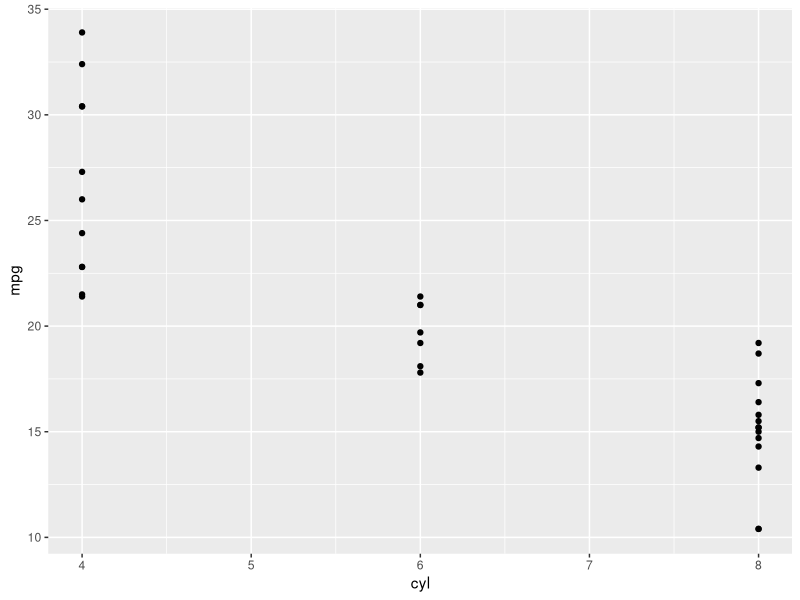
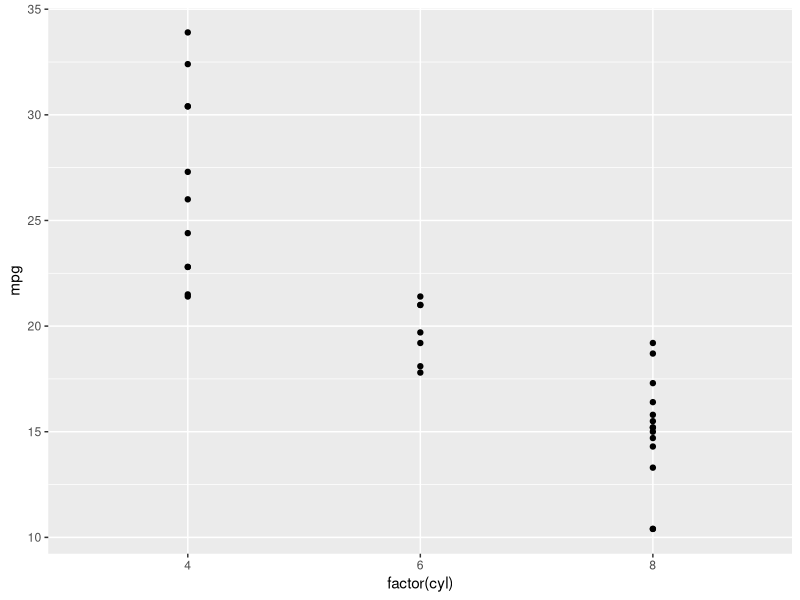
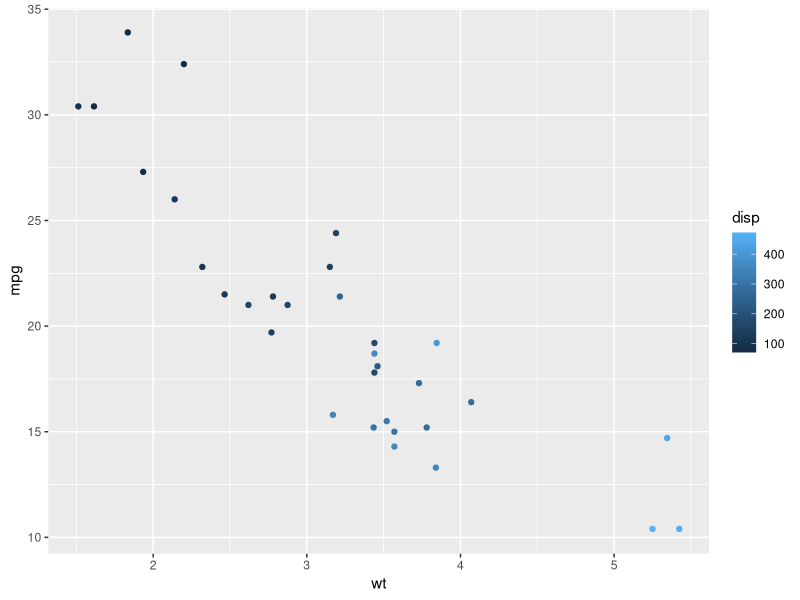
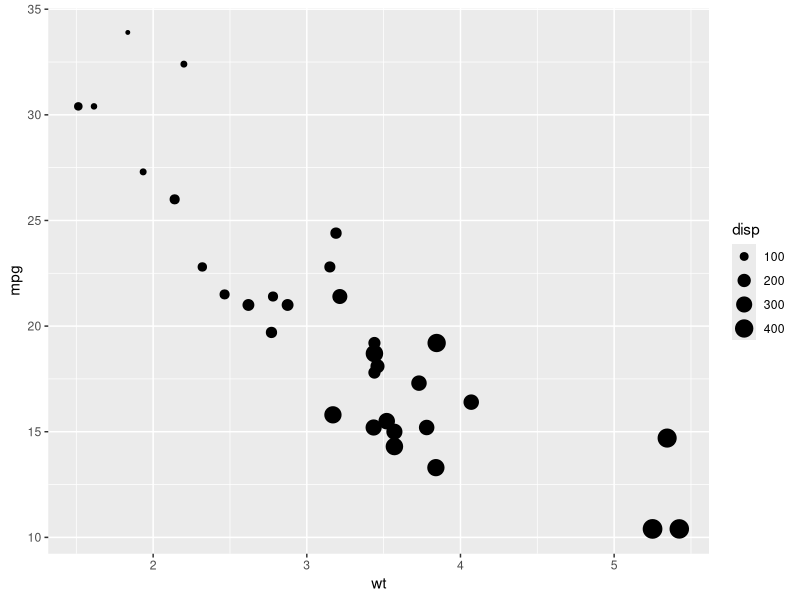
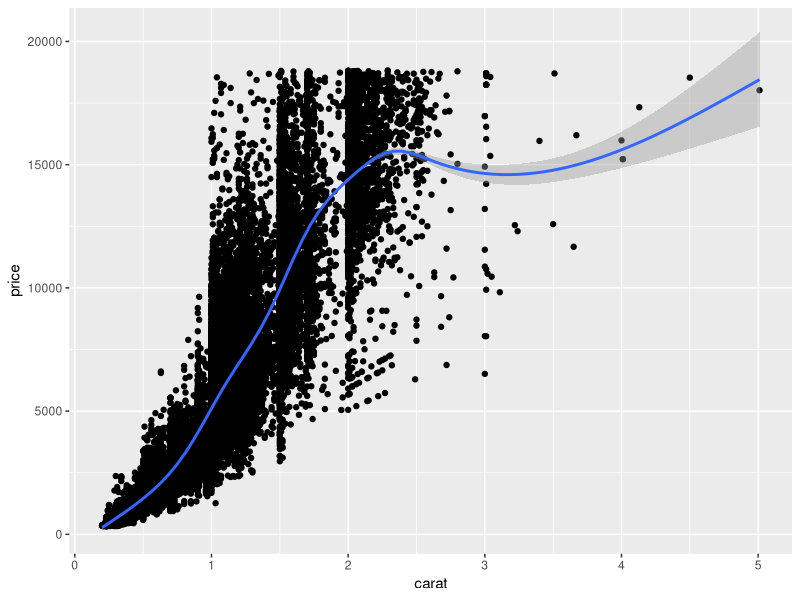
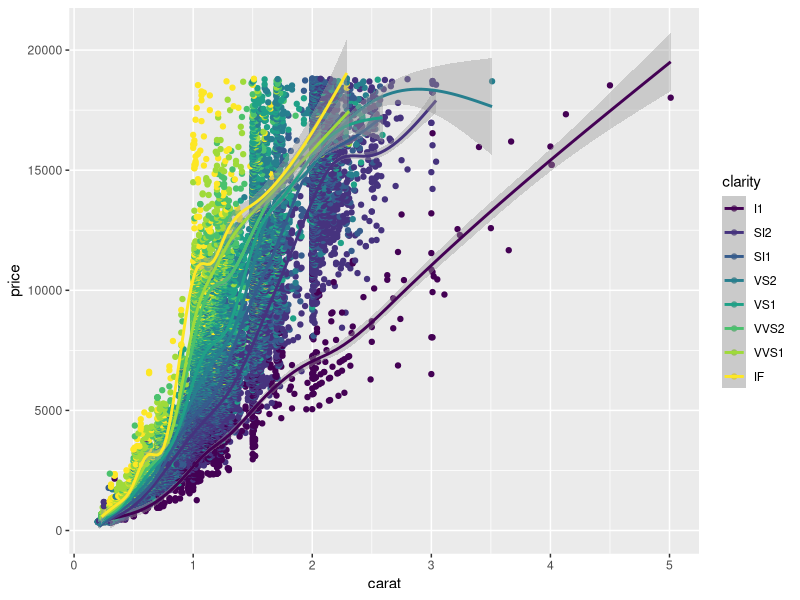

Source code (R) for these figures, in order: (Note: this script raises an error after producing the figures.)
library(ggplot2)

#datasets to practice with
#mtcars
#diamonds

# how to make simple plots with ggplot2

# grammer of graphics

# data              # dataset being plotted
# aesthetics        # Scale to which to map the data
# geometries        # Visual elements of the data
# facets
# statistics
# co-ordinates
# themes

# geom layer functionalities
# geom_point()
# geom_smooth()     # just adds a smooth line on top of the points
  # alpha = 0.4     # makes it 40% transparent


# aesthetic layer functionalities
# factor
# color   # note if you use color and lines, the lines split up based on the color
# size
# shape # havent tested yet

# data frame, axis and what type of chart you want
ggplot(mtcars, aes(x=cyl, y=mpg)) + geom_point()

# treat one set of variables as factors ( only that factor level is shown, not treated as number)

ggplot(mtcars, aes(x=factor(cyl), y=mpg)) + geom_point()

# generate color and size of the points based on another variable

ggplot(mtcars, aes(x=wt,y=mpg,color=disp)) + geom_point()

ggplot(mtcars,aes(x=wt,y=mpg, size=disp)) + geom_point()

# shape of the points only makes sense with categorical data

#using geom_smooth

ggplot(diamonds, aes(x=carat, y=price)) + 
  geom_point() + 
  geom_smooth()
  # one thing to note is as soon as you add by color and line, the lines get split by the color

ggplot(diamonds, aes(x = carat, y = price, color = clarity)) +
  geom_point() +
  geom_smooth()
  
  # alpha option inside the geom_point makes it 40% transparent
ggplot(diamonds, aes(x = carat, y = price, color = clarity)) +
  geom_point(alpha=0.4) +

# assigning and plotting in multiple steps

dia_plot <- ggplot(diamonds, aes(x = carat, y = price))

dia_plot <- dia_plot + geom_point(alpha=0.2)

  # if you dont want error shading, enabled by deafult it can be achieved by setting the se = FALSE
dia_plot <- dia_plot + geom_smooth(se=FALSE)
       




